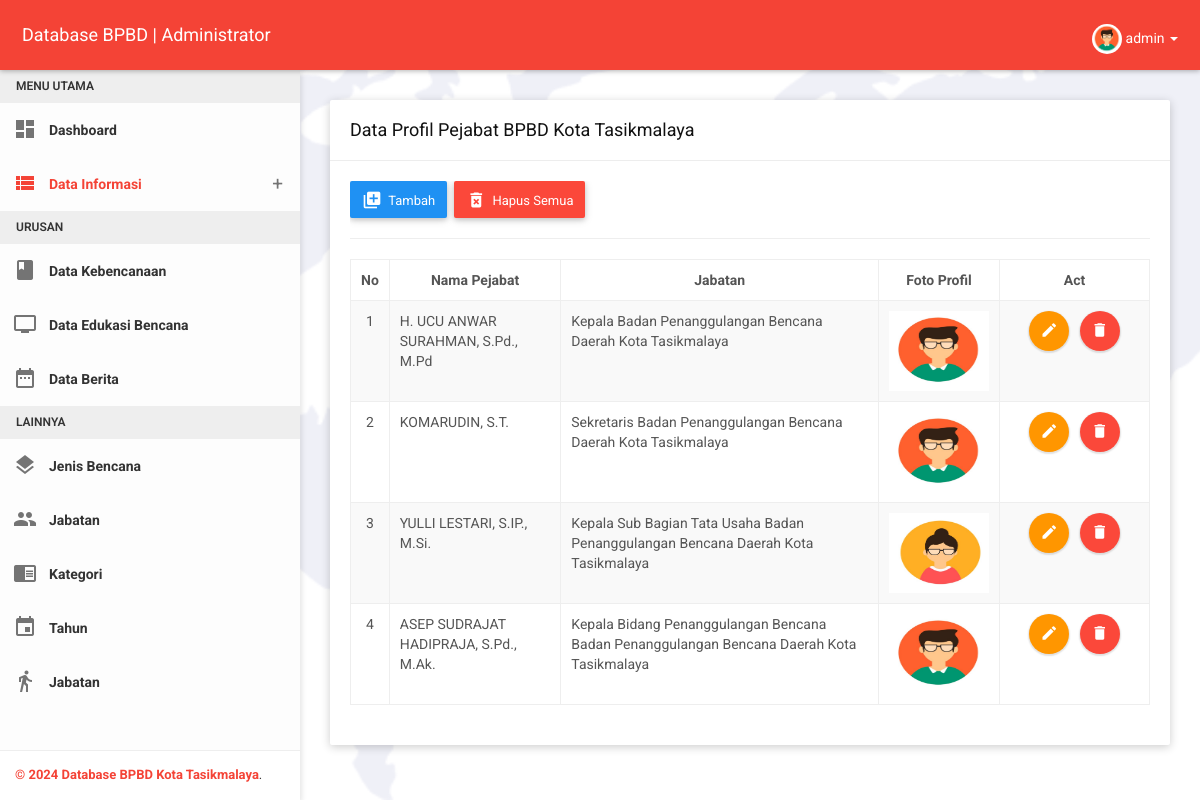
Page /administrator/pages/profil/profil-pejabat.php (signed in) on the committed database.
### tables this page shows
CREATE TABLE `pejabat` (
  `id_pejabat` varchar(255) NOT NULL,
  `nama_pejabat` varchar(255) NOT NULL,
  `id_jabatan` varchar(255) NOT NULL,
  `foto` varchar(255) NOT NULL
);

CREATE TABLE `jabatan` (
  `id_jabatan` varchar(255) NOT NULL,
  `jabatan` varchar(255) NOT NULL,
  `nomor` int(11) NOT NULL
);

### administrator/pages/profil/profil-pejabat.php (the view, shortened to what this page needs)
<?php
include('../includes/config.php');
if(strlen($_SESSION['alogin'])==0){
header('location: ../../module=login');
} else{
?>
<!DOCTYPE html>
<html>
<head>
    <?php include ('../includes/head.php'); ?>
</head>
<body class="theme-red">
    <?php include ('../includes/header.php'); ?>
    <section>
        <?php include ('../includes/sidebar.php'); ?>
    </section>
    <section class="content">
        <div class="container-fluid">
            <div class="row clearfix">
                <div class="col-lg-12 col-md-12 col-sm-12 col-xs-12">
                    <div class="card">
                        <div class="header">
                            <h2>
                                Data Profil Pejabat BPBD Kota Tasikmalaya
                            </h2>
                        </div>
                        <div class="body">
                            <div class="table-responsive">
								<button type="button" class="btn btn-primary waves-effect" data-toggle="modal" data-target="#inputModal">
                                    <i class="material-icons">library_add</i>
                                    <span>Tambah</span>
                                </button>&nbsp;
								<button type="button" class="btn btn-danger waves-effect" onclick="deleteall()">
									<i class="material-icons">delete_forever</i>
									<span>Hapus Semua</span>
								</button><hr>
								<table class="display table table-striped table-bordered table-hover" width="100%" id="example-table" cellspacing="0">
									<thead>
										<tr>
											<th class="text-center" width="12px">No</th>
											<th class="text-center">Nama Pejabat</th>
											<th class="text-center">Jabatan</th>
											<th class="text-center">Foto Profil</th>
											<th class="text-center" width="150px">Act</th>
										</tr>
									</thead>
									<tbody>
										<?php
											$nomor = 0;
											$sqlkat = "SELECT pejabat.*, jabatan.* FROM pejabat,jabatan WHERE jabatan.id_jabatan=pejabat.id_jabatan ORDER BY jabatan.nomor ASC";
											$querykat = mysqli_query($koneksidb,$sqlkat);
											while ($result = mysqli_fetch_array($querykat)){
												$nomor++;
										?>
										<tr>
											<td align="center"><?php echo htmlentities($nomor);?></td>
											<td><?php echo htmlentities($result['nama_pejabat']);?></td>
											<td><?php echo htmlentities($result['jabatan']);?> Badan Penanggulangan Bencana Daerah Kota Tasikmalaya</td>
											<td><img src="../../images/profil/<?php echo htmlentities($result['foto']);?>" width="100" height="80"></td>
											<td class="text-center">
												<button type="button" class="btn btn-warning btn-circle waves-effect waves-circle waves-float"
														data-toggle="modal" data-target="#editModal<?php echo htmlentities($result['id_pejabat']);?>">
													<i class="material-icons">mode_edit</i>
												</button>&nbsp;&nbsp;
												<button type="button" class="btn btn-danger btn-circle waves-effect waves-circle waves-float"
														onclick="Swal.fire({
															icon: 'warning',
															title: 'Sure',
															text: 'Apakah Kamu Yakin Akan Menghapusnya ?',
															showCancelButton: true,
															confirmButtonText: 'Ya Hapus',
																}).then((result) => {
																if (result.isConfirmed) {
																window.location = 'profil-pejabat-del.php?id=<?php echo htmlentities($result['id_pejabat']);?>';
																}
															})">
													<i class="material-icons">delete</i>
												</button>
											</td>
										</tr>
											<?php }?>
									</tbody>
								</table>
							</div>
							</div>
                        </div>
                    </div>
                </div>
            </div>
	</section>
</body>
</html>
<?php }?>

### administrator/pages/includes/header.php (shortened to what this page needs)
<nav class="navbar">
	<div class="container-fluid">
		<div class="navbar-header">
			<a class="navbar-brand" href="../../module=dashboard">Database BPBD | Administrator</a>
		</div>
		<div class="collapse navbar-collapse" id="navbar-collapse">
			<ul class="nav navbar-nav navbar-right">
				<li class="pull-right">
					<?php
						$id=$_SESSION['alogin'];
						$sql ="SELECT * FROM administrator WHERE id_administrator='$id'";
						$query = mysqli_query($koneksidb,$sql);
							while($results = mysqli_fetch_array($query)){
					?>
					<a href="javascript:void(0);" class="dropdown-toggle" data-toggle="dropdown" role="button">
						<img src="../../images/pictures/<?php echo $results['foto']; ?>" style="object-fit: cover; border-radius: 50%; height: 30px; width: 30px;" alt="User">
						<?php echo $results['username']; ?> <span class="caret"></span>
					</a>
					<?php }?>
				</li>
			</ul>
		</div>
	</div>
</nav>

### administrator/css/themes/all-themes.css (style rules this page uses)
.theme-red .navbar-brand { color: #fff; }
.theme-red .nav > li > a { color: #fff; }

### rows in the picture
pejabat: nama_pejabat "H. UCU ANWAR SURAHMAN, S.Pd., M.Pd", jabatan.jabatan "Kepala", foto (picture)
pejabat: nama_pejabat "KOMARUDIN, S.T.", jabatan.jabatan "Sekretaris", foto (picture)
pejabat: nama_pejabat "YULLI LESTARI, S.IP., M.Si.", jabatan.jabatan "Kepala Sub Bagian Tata Usaha", foto (picture)
pejabat: nama_pejabat "ASEP SUDRAJAT HADIPRAJA, S.Pd., M.Ak.", jabatan.jabatan "Kepala Bidang Penanggulangan Bencana", foto (picture)

### other values in the picture
$results['username'] "admin"
